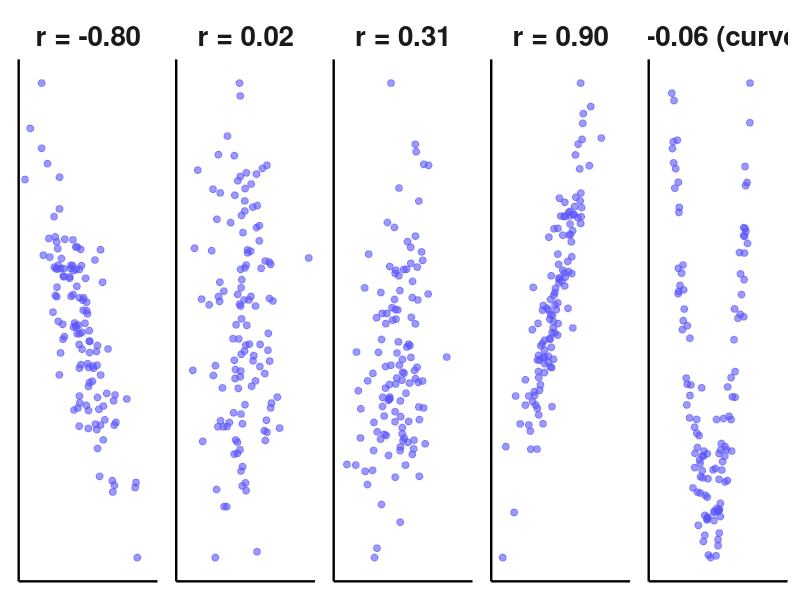
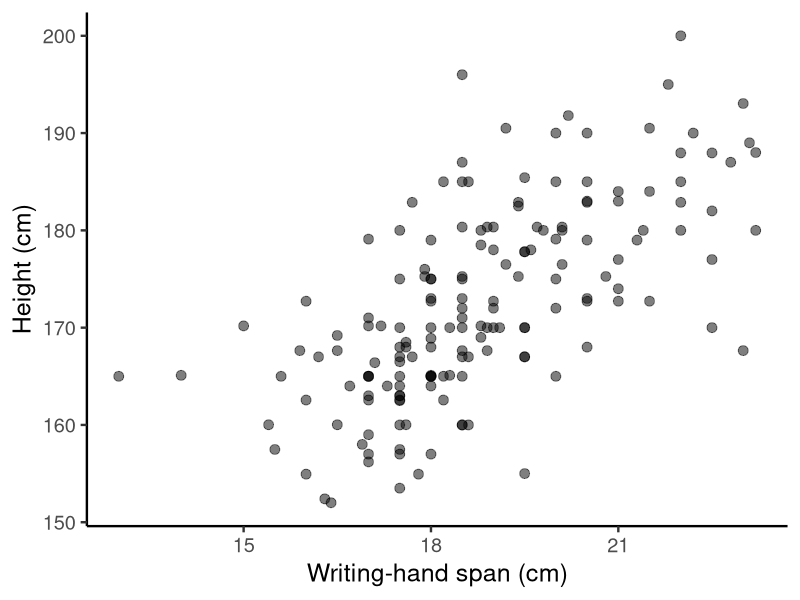
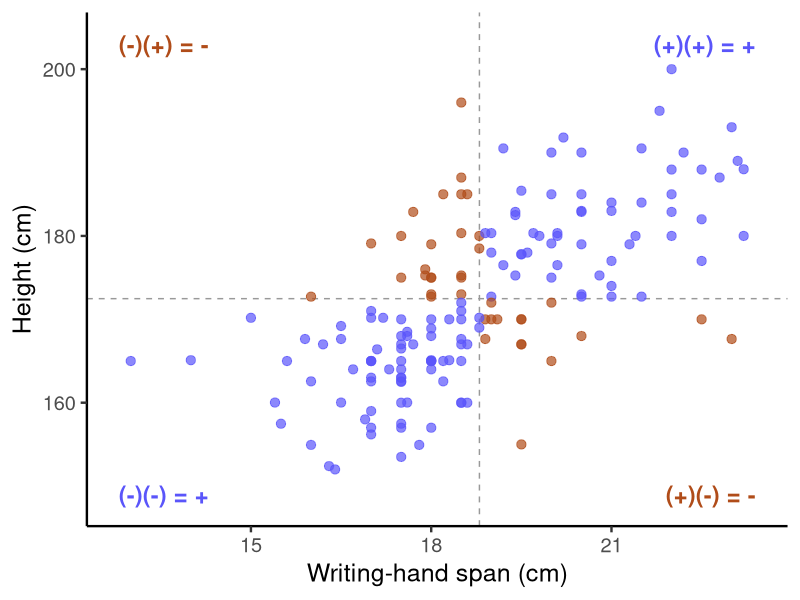
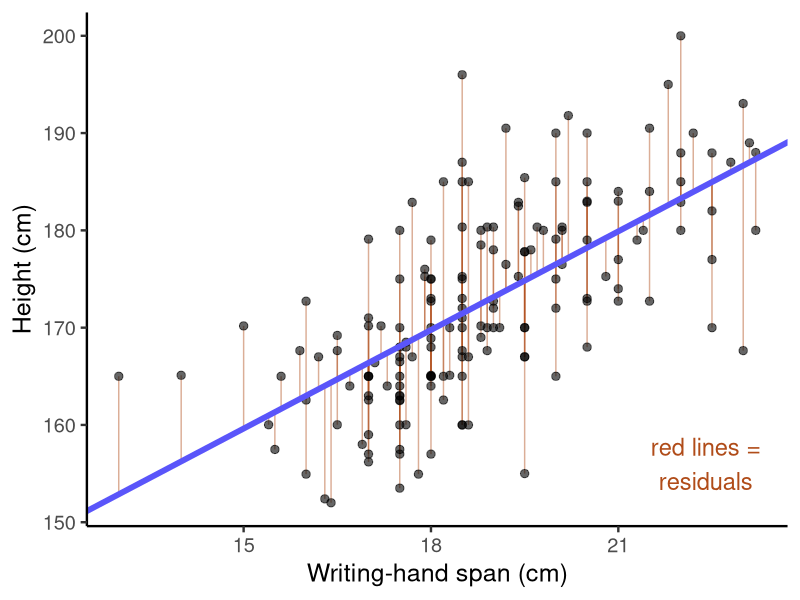
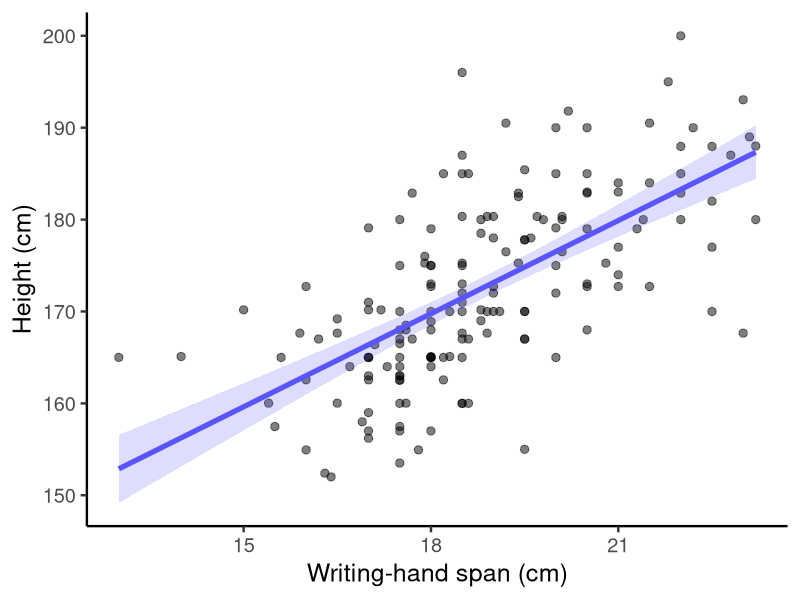
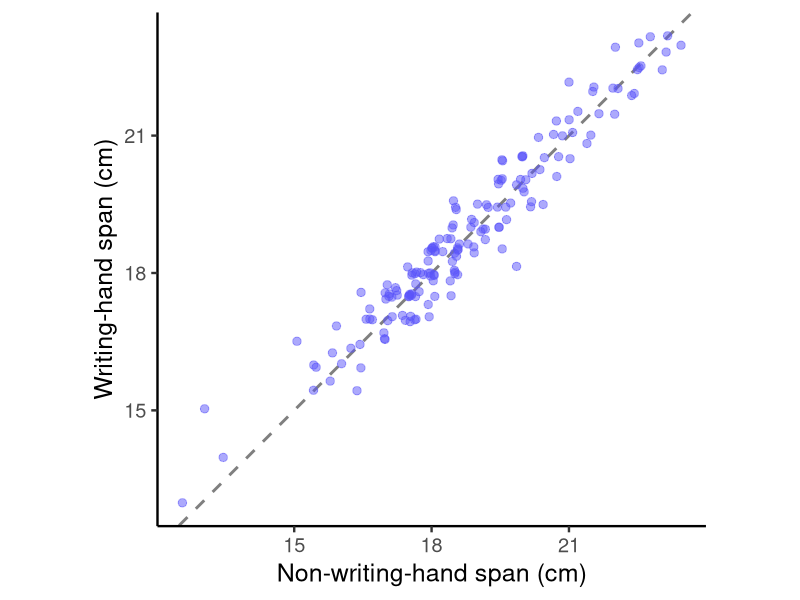
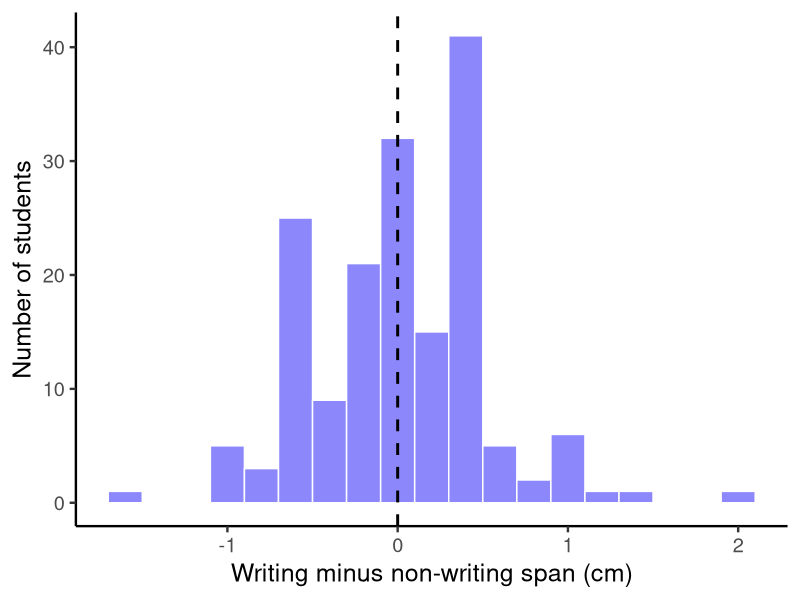
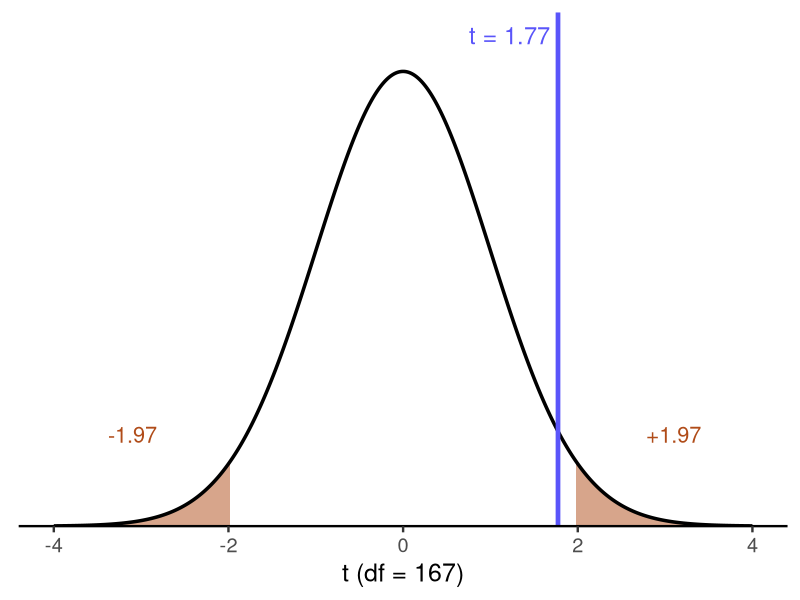

R code for these plots, in order:
## ---- chunk 1
#| echo: false
library(tidyverse)
theme_set(theme_classic(base_size = 18))
set.seed(2020)
## ---- chunk 2
library(tidyverse)   # ggplot2 for plots, dplyr for group summaries
library(car)         # leveneTest() for Part 3

survey <- read.csv("data/survey_data.csv")
## ---- chunk 3
head(survey)
## ---- chunk 4
str(survey)
## ---- chunk 5
summary(survey[, c("age", "height", "pulse", "wr_hand", "nw_hand")])
## ---- chunk 6
table(survey$exercise)
## ---- chunk 7
survey$exercise <- factor(survey$exercise, levels = c("none", "some", "freq"))
table(survey$exercise)
## ---- chunk 8
#| echo: false
#| fig-width: 13
#| fig-height: 3.3
#| fig-align: center
set.seed(13)
make_r <- function(r, n = 120) {
  x <- rnorm(n)
  data.frame(x = x, y = r * x + sqrt(1 - r^2) * rnorm(n))
}
x_curve <- runif(120, -2, 2)
sims <- bind_rows(
  make_r(-0.8) |> mutate(panel = 1),
  make_r(0)    |> mutate(panel = 2),
  make_r(0.4)  |> mutate(panel = 3),
  make_r(0.9)  |> mutate(panel = 4),
  data.frame(x = x_curve, y = x_curve^2 + rnorm(120, 0, .3), panel = 5)
)
panel_labels <- sims |>
  group_by(panel) |>
  summarise(r = cor(x, y)) |>
  mutate(label = sprintf("r = %.2f", r),
         label = ifelse(panel == 5, paste0(label, " (curved!)"), label))
sims |>
  left_join(panel_labels, by = "panel") |>
  mutate(label = fct_reorder(label, panel)) |>
  ggplot(aes(x, y)) +
  geom_point(color = "#5a55fa", alpha = .6, size = 2) +
  facet_wrap(~ label, nrow = 1, scales = "free_y") +
  labs(x = NULL, y = NULL) +
  theme(axis.text = element_blank(), axis.ticks = element_blank(),
        strip.background = element_blank(),
        strip.text = element_text(size = 20, face = "bold"))
## ---- chunk 9
#| echo: false
#| fig-width: 7
#| fig-height: 4.1
#| fig-align: center
ggplot(survey, aes(x = wr_hand, y = height)) +
  geom_point(alpha = 0.5, size = 3) +
  labs(x = "Writing-hand span (cm)", y = "Height (cm)")
## ---- chunk 10
cor(survey$wr_hand, survey$height)
## ---- chunk 11
z_hand   <- (survey$wr_hand - mean(survey$wr_hand)) / sd(survey$wr_hand)
z_height <- (survey$height  - mean(survey$height))  / sd(survey$height)
sum(z_hand * z_height) / (nrow(survey) - 1)
## ---- chunk 12
#| echo: false
#| fig-width: 7.2
#| fig-height: 5.4
quad <- survey |>
  mutate(zx = (wr_hand - mean(wr_hand)) / sd(wr_hand),
         zy = (height - mean(height)) / sd(height),
         product = ifelse(zx * zy > 0, "positive", "negative"))
ggplot(quad, aes(x = wr_hand, y = height, color = product)) +
  geom_vline(xintercept = mean(survey$wr_hand), linetype = "dashed", color = "gray60") +
  geom_hline(yintercept = mean(survey$height), linetype = "dashed", color = "gray60") +
  geom_point(size = 2.8, alpha = .7) +
  annotate("text", x = 23.4, y = 203, label = "(+)(+) = +", color = "#5a55fa", size = 6, fontface = "bold", hjust = 1) +
  annotate("text", x = 12.8, y = 149, label = "(-)(-) = +", color = "#5a55fa", size = 6, fontface = "bold", hjust = 0) +
  annotate("text", x = 12.8, y = 203, label = "(-)(+) = -", color = "#b04c19", size = 6, fontface = "bold", hjust = 0) +
  annotate("text", x = 23.4, y = 149, label = "(+)(-) = -", color = "#b04c19", size = 6, fontface = "bold", hjust = 1) +
  scale_color_manual(values = c(positive = "#5a55fa", negative = "#b04c19")) +
  coord_cartesian(xlim = c(12.8, 23.4), ylim = c(148, 204)) +
  labs(x = "Writing-hand span (cm)", y = "Height (cm)") +
  theme(legend.position = "none")
## ---- chunk 13
round(cor(survey[, c("wr_hand", "nw_hand", "height", "pulse")]), 2)

# same thing with dplyr:
# survey |> select(wr_hand, nw_hand, height, pulse) |> cor() |> round(2)
## ---- chunk 14
#| echo: false
#| fig-width: 6.5
#| fig-height: 5
fit_demo <- lm(height ~ wr_hand, data = survey)
survey |>
  mutate(pred = fitted(fit_demo)) |>
  ggplot(aes(x = wr_hand, y = height)) +
  geom_segment(aes(xend = wr_hand, yend = pred), color = "#b04c19", alpha = .45) +
  geom_point(alpha = .6, size = 2.5) +
  geom_abline(intercept = coef(fit_demo)[1], slope = coef(fit_demo)[2],
              color = "#5a55fa", linewidth = 2) +
  annotate("text", x = 22.4, y = 156, label = "red lines =\nresiduals", color = "#b04c19", size = 6) +
  labs(x = "Writing-hand span (cm)", y = "Height (cm)")
## ---- chunk 15
height_model <- lm(height ~ wr_hand, data = survey)
summary(height_model)
## ---- chunk 16
round(summary(height_model)$coefficients, 4)
summary(height_model)$r.squared
## ---- chunk 17
#| echo: false
#| fig-width: 5.6
#| fig-height: 4.8
ggplot(survey, aes(x = wr_hand, y = height)) +
  geom_point(alpha = 0.5, size = 2.5) +
  geom_smooth(method = "lm", color = "#5a55fa", fill = "#5a55fa", alpha = .2, linewidth = 1.8) +
  labs(x = "Writing-hand span (cm)", y = "Height (cm)")
## ---- chunk 18
b <- coef(height_model)
b
b[1] + b[2] * c(16, 18, 20)
## ---- chunk 19
new_hands <- data.frame(wr_hand = c(16, 18, 20))
predict(height_model, newdata = new_hands)
## ---- chunk 20
survey$height_z  <- (survey$height - mean(survey$height)) / sd(survey$height)
survey$wr_hand_z <- as.numeric(scale(survey$wr_hand))   # scale() does the same thing

round(c(mean = mean(survey$height_z),  sd = sd(survey$height_z)), 2)
round(c(mean = mean(survey$wr_hand_z), sd = sd(survey$wr_hand_z)), 2)
## ---- chunk 21
round(coef(lm(height_z ~ wr_hand_z, data = survey)), 3)
## ---- chunk 22
#| echo: false
#| fig-width: 5.5
#| fig-height: 5.5
ggplot(survey, aes(x = nw_hand, y = wr_hand)) +
  geom_abline(slope = 1, intercept = 0, linetype = "dashed", color = "gray50", linewidth = 1) +
  geom_jitter(width = .08, height = .08, alpha = .5, size = 2.5, color = "#5a55fa") +
  coord_equal() +
  labs(x = "Non-writing-hand span (cm)", y = "Writing-hand span (cm)")
## ---- chunk 23
mean_wr <- mean(survey$wr_hand)
mean_nw <- mean(survey$nw_hand)

mean_wr
mean_nw
mean_wr - mean_nw
## ---- chunk 24
survey$hand_diff <- survey$wr_hand - survey$nw_hand
head(survey[, c("id", "wr_hand", "nw_hand", "hand_diff")])
## ---- chunk 25
#| echo: false
#| fig-width: 5
#| fig-height: 4.6
ggplot(survey, aes(x = hand_diff)) +
  geom_histogram(binwidth = .2, fill = "#5a55fa", alpha = .7, color = "white") +
  geom_vline(xintercept = 0, linetype = "dashed", linewidth = 1) +
  labs(x = "Writing minus non-writing span (cm)", y = "Number of students")
## ---- chunk 26
n         <- nrow(survey)             # number of pairs
mean_diff <- mean(survey$hand_diff)   # 2.5
sd_diff   <- sd(survey$hand_diff)     # 2.6
se_diff   <- sd_diff / sqrt(n)        # 2.7

mean_diff
sd_diff
se_diff
## ---- chunk 27
df_t <- n - 1
qt(1 - .05/2, df = df_t)   # two-tailed: .025 in each tail
## ---- chunk 28
t_obs <- mean_diff / se_diff
t_obs

2 * pt(-abs(t_obs), df = df_t)   # two-tailed p
## ---- chunk 29
#| echo: false
#| fig-width: 5.8
#| fig-height: 3.8
crit_t <- qt(.975, df_t)
t_curve <- tibble(t = seq(-4, 4, length.out = 600), dens = dt(t, df_t))
ggplot(t_curve, aes(t, dens)) +
  geom_area(data = filter(t_curve, t >= crit_t), fill = "#b04c19", alpha = .5) +
  geom_area(data = filter(t_curve, t <= -crit_t), fill = "#b04c19", alpha = .5) +
  geom_line(linewidth = 1.2) +
  geom_vline(xintercept = t_obs, color = "#5a55fa", linewidth = 1.6) +
  annotate("text", x = t_obs, y = .43, label = sprintf("t = %.2f", t_obs),
           color = "#5a55fa", size = 6, hjust = 1.1) +
  annotate("text", x = c(-3.1, 3.1), y = .08, label = c("-1.97", "+1.97"),
           color = "#b04c19", size = 5.5) +
  scale_y_continuous(limits = c(0, .45), expand = c(0, 0)) +
  labs(x = "t (df = 167)", y = NULL) +
  theme(axis.text.y = element_blank(), axis.ticks.y = element_blank(),
        axis.line.y = element_blank())
## ---- chunk 30
t.test(survey$wr_hand, survey$nw_hand, paired = TRUE)
## ---- chunk 31
cohens_d <- mean_diff / sd_diff
cohens_d
## ---- chunk 32
survey |>
  group_by(exercise) |>
  summarise(n    = n(),
            mean = mean(pulse),
            sd   = sd(pulse))
## ---- chunk 33
#| echo: false
#| fig-width: 5
#| fig-height: 5
ggplot(survey, aes(x = exercise, y = pulse, fill = exercise)) +
  geom_boxplot(alpha = .5, outlier.shape = NA, width = .55) +
  geom_jitter(width = .12, height = 0, alpha = .4, size = 1.8) +
  stat_summary(fun = mean, geom = "point", shape = 23, size = 5, fill = "white") +
  scale_fill_manual(values = c("#b04c19", "#dfc127", "#5a55fa")) +
  labs(x = "Exercise", y = "Pulse (beats per minute)", caption = "white diamond = group mean") +
  theme(legend.position = "none")
## ---- chunk 34
group_sds <- tapply(survey$pulse, survey$exercise, sd)
group_sds
max(group_sds) / min(group_sds)
## ---- chunk 35
leveneTest(pulse ~ exercise, data = survey)   # from the car package
## ---- chunk 36
bartlett.test(pulse ~ exercise, data = survey)   # base R
## ---- chunk 37
pulse_model <- aov(pulse ~ exercise, data = survey)
summary(pulse_model)
## ---- chunk 38
k <- nlevels(survey$exercise)
N <- nrow(survey)
c(df_between = k - 1, df_within = N - k, df_total = N - 1)
## ---- chunk 39
anova_table <- summary(pulse_model)[[1]]   # the ANOVA table as a data frame
ss_between  <- anova_table$`Sum Sq`[1]
ss_within   <- anova_table$`Sum Sq`[2]

ms_between <- ss_between / (k - 1)
ms_within  <- ss_within  / (N - k)
c(ms_between = ms_between, ms_within = ms_within)
## ---- chunk 40
F_obs <- ms_between / ms_within
F_obs
## ---- chunk 41
# critical F
qf(.95, df1 = k - 1, df2 = N - k)

# p-value
pf(F_obs, k - 1, N - k, lower.tail = FALSE)
## ---- chunk 42
#| echo: false
#| fig-width: 5.4
#| fig-height: 3.6
crit_F <- qf(.95, k - 1, N - k)
F_curve <- tibble(f = seq(0, 7, length.out = 600), dens = df(f, k - 1, N - k))
ggplot(F_curve, aes(f, dens)) +
  geom_area(data = filter(F_curve, f >= crit_F), fill = "#b04c19", alpha = .5) +
  geom_line(linewidth = 1.2) +
  geom_vline(xintercept = F_obs, color = "#5a55fa", linewidth = 1.6) +
  annotate("text", x = F_obs, y = .8, label = sprintf("F = %.2f", F_obs),
           color = "#5a55fa", size = 6, hjust = -0.1) +
  annotate("text", x = crit_F, y = .25, label = sprintf("critical\nF = %.2f", crit_F),
           color = "#b04c19", size = 5, hjust = 1.1) +
  scale_y_continuous(limits = c(0, 1.02), expand = c(0, 0)) +
  labs(x = "F (2, 165)", y = NULL) +
  theme(axis.text.y = element_blank(), axis.ticks.y = element_blank(),
        axis.line.y = element_blank())
## ---- chunk 43
TukeyHSD(pulse_model)
## ---- chunk 44
#| fig-width: 6
#| fig-height: 4.6
par(mar = c(4.5, 7, 2.5, 1))
plot(TukeyHSD(pulse_model), las = 1)
